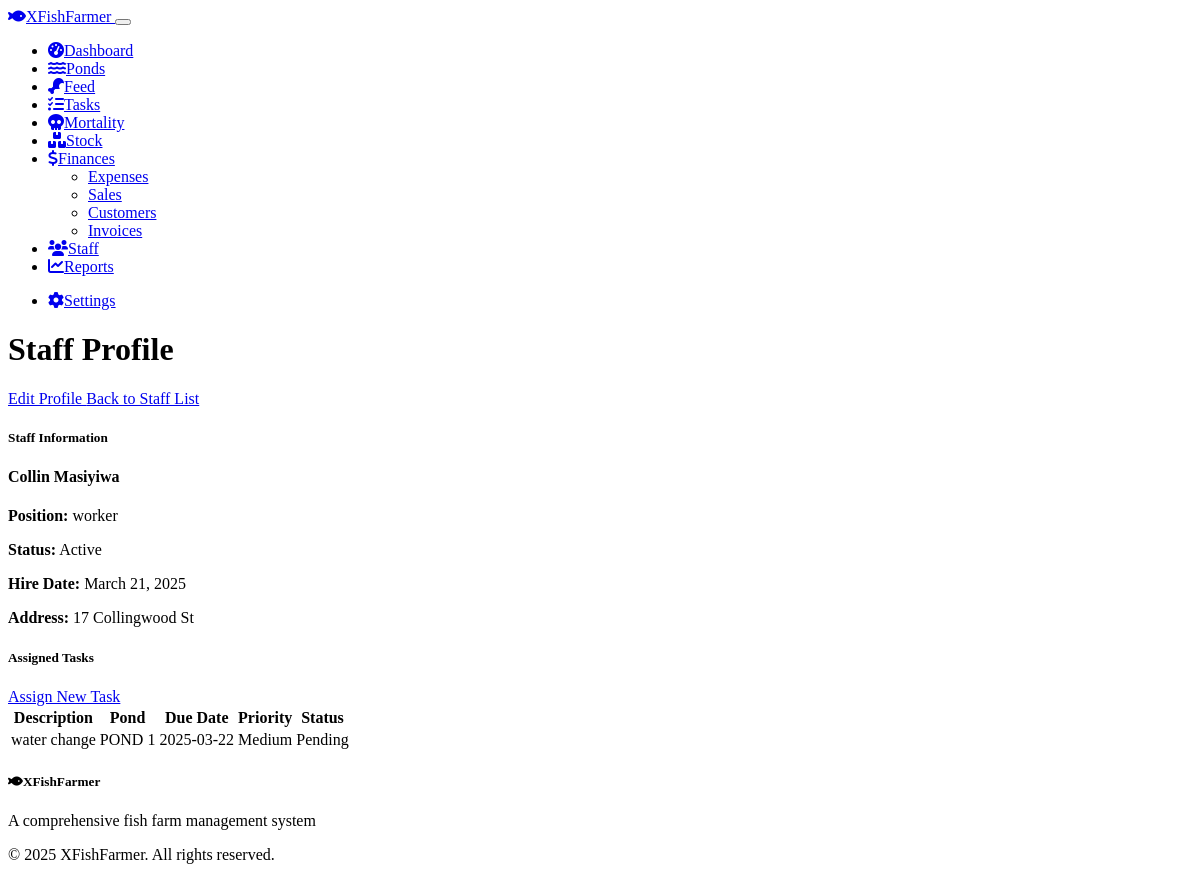
Page /staff/1 on the earlier database version.
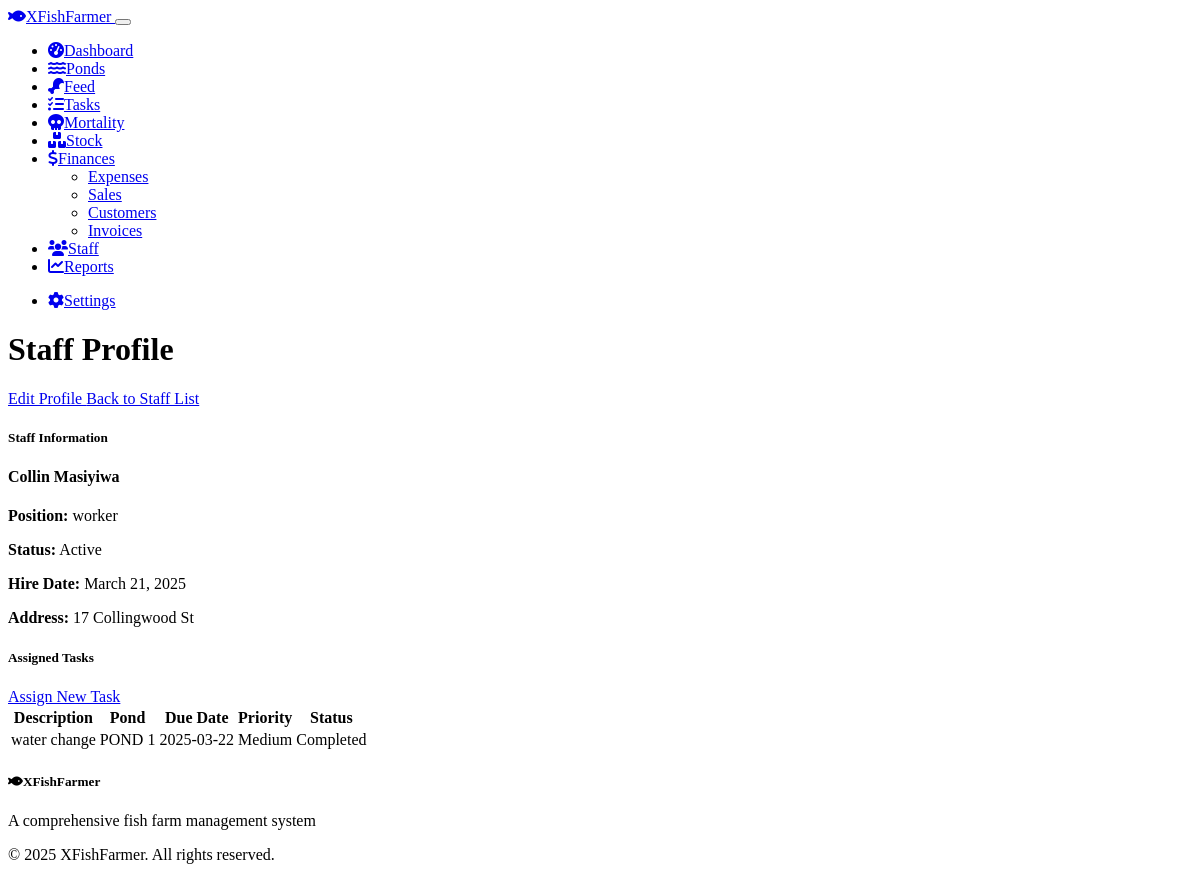
Same page on the later database version.
### models.py (models this page shows, shortened)
class Task(db.Model):
    id = db.Column(db.Integer, primary_key=True)
    pond_id = db.Column(db.Integer, db.ForeignKey('pond.id'), nullable=False)
    staff_id = db.Column(db.Integer, db.ForeignKey('staff.id'), nullable=False)
    description = db.Column(db.String(200), nullable=False)
    task_type = db.Column(db.String(50), nullable=False)  # e.g., water change, cleaning, medication
    due_date = db.Column(db.Date, nullable=False, default=date.today)
    completed = db.Column(db.Boolean, default=False)
    completed_date = db.Column(db.Date, nullable=True)
    priority = db.Column(db.String(20), default='medium')  # low, medium, high, critical
    notes = db.Column(db.Text, nullable=True)
    date_created = db.Column(db.DateTime, default=datetime.utcnow)
    date_updated = db.Column(db.DateTime, default=datetime.utcnow, onupdate=datetime.utcnow)

class Pond(db.Model):
    id = db.Column(db.Integer, primary_key=True)
    name = db.Column(db.String(100), nullable=False)
    size = db.Column(db.Float, nullable=False)  # Size in square meters
    water_capacity = db.Column(db.Float, nullable=False)  # Capacity in liters
    depth = db.Column(db.Float, nullable=True)  # Depth in meters
    pond_type = db.Column(db.String(50), nullable=False)  # e.g., freshwater, saltwater
    location = db.Column(db.String(100), nullable=True)
    notes = db.Column(db.Text, nullable=True)
    date_created = db.Column(db.DateTime, default=datetime.utcnow)
    date_updated = db.Column(db.DateTime, default=datetime.utcnow, onupdate=datetime.utcnow)
    feeds = db.relationship('Feed', backref='pond', lazy=True, cascade="all, delete-orphan")
    tasks = db.relationship('Task', backref='pond', lazy=True, cascade="all, delete-orphan")
    mortalities = db.relationship('Mortality', backref='pond', lazy=True, cascade="all, delete-orphan")
    stocks = db.relationship('Stock', backref='pond', lazy=True, cascade="all, delete-orphan")

### routes.py (the view)
@app.route('/staff/<int:staff_id>')
def view_staff(staff_id):
    staff = Staff.query.get_or_404(staff_id)
    tasks = Task.query.filter_by(staff_id=staff_id).order_by(Task.due_date).all()
    return render_template('staff/view.html', staff=staff, tasks=tasks)

### templates/staff/view.html (shortened to what the changed rows need)
{% extends 'layout.html' %}
{% block content %}
<div class="container mt-4">
    <div class="d-flex justify-content-between align-items-center mb-4">
        <h1>Staff Profile</h1>
    </div>
    <div class="row">
        <div class="col-lg-8">
            <div class="card shadow-sm">
                <div class="card-body">
                    {% if tasks %}
                    <div class="table-responsive">
                        <table class="table table-hover">
                            <thead>
                                <tr>
                                    <th>Description</th>
                                    <th>Pond</th>
                                    <th>Due Date</th>
                                    <th>Priority</th>
                                    <th>Status</th>
                                </tr>
                            </thead>
                            <tbody>
                                {% for task in tasks %}
                                <tr>
                                    <td>{{ task.description }}</td>
                                    <td>{{ task.pond.name }}</td>
                                    <td>{{ task.due_date.strftime('%Y-%m-%d') }}</td>
                                    <td>
                                        {% if task.priority == 'low' %}
                                        <span class="badge bg-info">Low</span>
                                        {% elif task.priority == 'medium' %}
                                        <span class="badge bg-warning">Medium</span>
                                        {% elif task.priority == 'high' %}
                                        <span class="badge bg-danger">High</span>
                                        {% else %}
                                        <span class="badge bg-danger text-white">Critical</span>
                                        {% endif %}
                                    </td>
                                    <td>
                                        {% if task.completed %}
                                        <span class="badge bg-success">Completed</span>
                                        {% else %}
                                        <span class="badge bg-secondary">Pending</span>
                                        {% endif %}
                                    </td>
                                </tr>
                                {% endfor %}
                            </tbody>
                        </table>
                    </div>
                    {% else %}
                    <div class="alert alert-info">
                        No tasks assigned to this staff member yet.
                    </div>
                    {% endif %}
                </div>
            </div>
        </div>
    </div>
</div>
{% endblock %}

Differences in the rows shown:
changed Task "water change": completed "Pending" → "Completed"
